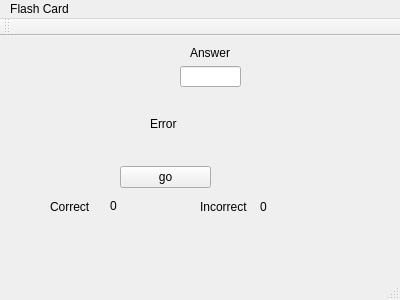
<?xml version="1.0" encoding="UTF-8"?>
<ui version="4.0">
 <class>MainWindow</class>
 <widget class="QMainWindow" name="MainWindow">
  <property name="geometry">
   <rect>
    <x>0</x>
    <y>0</y>
    <width>400</width>
    <height>300</height>
   </rect>
  </property>
  <property name="windowTitle">
   <string>MainWindow</string>
  </property>
  <widget class="QWidget" name="centralWidget">
   <widget class="QLineEdit" name="answer">
    <property name="geometry">
     <rect>
      <x>180</x>
      <y>30</y>
      <width>61</width>
      <height>21</height>
     </rect>
    </property>
   </widget>
   <widget class="QLabel" name="answerText">
    <property name="geometry">
     <rect>
      <x>190</x>
      <y>10</y>
      <width>52</width>
      <height>13</height>
     </rect>
    </property>
    <property name="text">
     <string>Answer</string>
    </property>
   </widget>
   <widget class="QLabel" name="correct">
    <property name="geometry">
     <rect>
      <x>110</x>
      <y>160</y>
      <width>41</width>
      <height>20</height>
     </rect>
    </property>
    <property name="text">
     <string>0</string>
    </property>
   </widget>
   <widget class="QLabel" name="correctText">
    <property name="geometry">
     <rect>
      <x>50</x>
      <y>160</y>
      <width>51</width>
      <height>21</height>
     </rect>
    </property>
    <property name="text">
     <string>Correct</string>
    </property>
   </widget>
   <widget class="QLabel" name="incorrect">
    <property name="geometry">
     <rect>
      <x>260</x>
      <y>160</y>
      <width>41</width>
      <height>21</height>
     </rect>
    </property>
    <property name="text">
     <string>0</string>
    </property>
   </widget>
   <widget class="QLabel" name="incorrectText">
    <property name="geometry">
     <rect>
      <x>200</x>
      <y>150</y>
      <width>61</width>
      <height>41</height>
     </rect>
    </property>
    <property name="text">
     <string>Incorrect</string>
    </property>
   </widget>
   <widget class="QPushButton" name="go">
    <property name="geometry">
     <rect>
      <x>120</x>
      <y>130</y>
      <width>91</width>
      <height>22</height>
     </rect>
    </property>
    <property name="text">
     <string>go</string>
    </property>
   </widget>
   <widget class="QLabel" name="result">
    <property name="enabled">
     <bool>true</bool>
    </property>
    <property name="geometry">
     <rect>
      <x>150</x>
      <y>80</y>
      <width>101</width>
      <height>16</height>
     </rect>
    </property>
    <property name="text">
     <string>Error</string>
    </property>
   </widget>
   <widget class="QWidget" name="horizontalLayoutWidget">
    <property name="geometry">
     <rect>
      <x>30</x>
      <y>30</y>
      <width>160</width>
      <height>21</height>
     </rect>
    </property>
    <layout class="QHBoxLayout" name="horizontalLayout">
     <item>
      <widget class="QLabel" name="number1">
       <property name="text">
        <string>5</string>
       </property>
      </widget>
     </item>
     <item>
      <widget class="QLabel" name="operation">
       <property name="text">
        <string>+</string>
       </property>
      </widget>
     </item>
     <item>
      <widget class="QLabel" name="number2">
       <property name="text">
        <string>3</string>
       </property>
      </widget>
     </item>
     <item>
      <widget class="QLabel" name="equal">
       <property name="text">
        <string>=</string>
       </property>
      </widget>
     </item>
    </layout>
   </widget>
  </widget>
  <widget class="QMenuBar" name="menuBar">
   <property name="geometry">
    <rect>
     <x>0</x>
     <y>0</y>
     <width>400</width>
     <height>19</height>
    </rect>
   </property>
   <widget class="QMenu" name="menuFlash_Card">
    <property name="title">
     <string>Flash Card</string>
    </property>
   </widget>
   <addaction name="menuFlash_Card"/>
  </widget>
  <widget class="QToolBar" name="mainToolBar">
   <attribute name="toolBarArea">
    <enum>TopToolBarArea</enum>
   </attribute>
   <attribute name="toolBarBreak">
    <bool>false</bool>
   </attribute>
  </widget>
  <widget class="QStatusBar" name="statusBar"/>
 </widget>
 <layoutdefault spacing="6" margin="11"/>
 <resources/>
 <connections/>
</ui>
